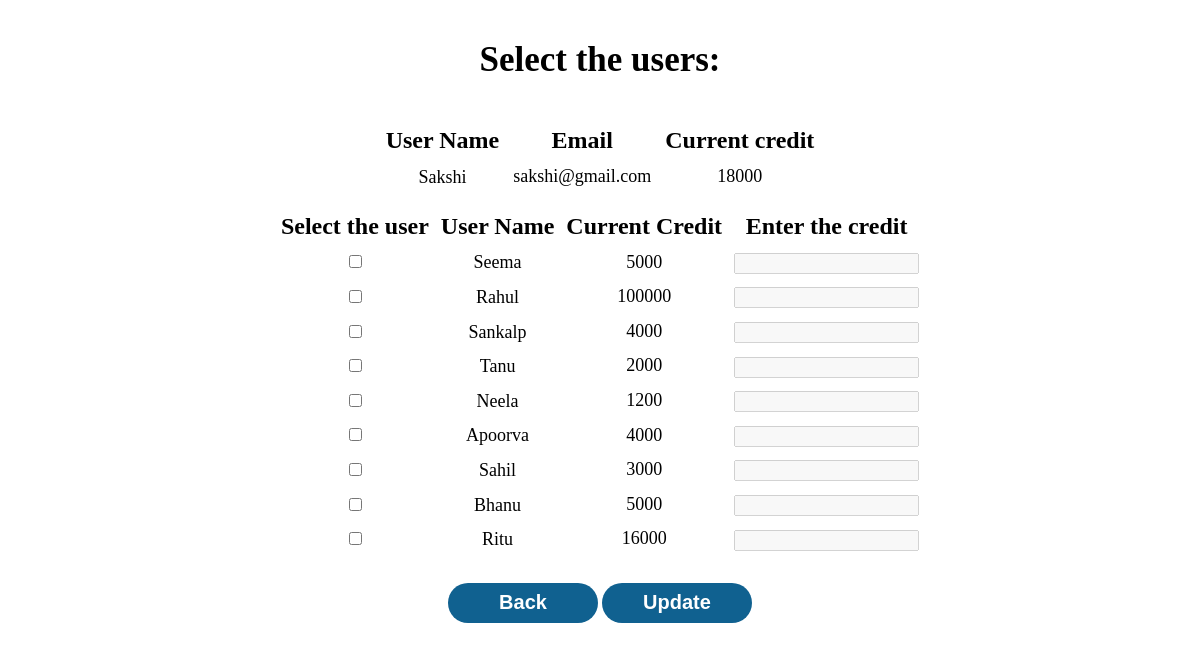
The page /select.php?details=3 on the database its author committed.
### tables this page shows
CREATE TABLE `user` (
  `id` int(10) NOT NULL,
  `name` text NOT NULL,
  `email` varchar(101) NOT NULL,
  `currentcredit` int(40) NOT NULL
);

### d.php (called while the page is built)
<?php
$conn = mysqli_connect('localhost','root','','credit');
$query = 'SELECT * FROM user';
$result = mysqli_query($conn,$query);
?>

### select.php (the view, shortened to what this page needs)
<?php
	include_once('d.php');
			?>
<!doctype html>
<html>
	<head>
	</head>
	<body>
	<center>
	<p style="margin-top:40px;font-size:35px;font-weight:bold;">Select the users:</p>
	<table>
	<tr><th>User Name</th>
	<th>Email</th>
	<th>Current credit</th></tr>
	<tr>
	<?php
	$x = @$_GET['details'].'-';
$rec=@$_GET['details'];
$quer="SELECT * from user where id='$rec'";
$run1=mysqli_query($conn,$quer);
	$rows = mysqli_fetch_array($run1);
	?>
	<td><?php echo  $rows['name']; ?> </td>
	<td><label name="view" id="inp" >
<option value="<?php echo $rows['email']; ?>" ><?php echo $rows['email']; ?></option>
</label></td>
<td>
<label name="view" id="inp" >
<option value="<?php $x = $x.$rows['currentcredit']; $rows['currentcredit']; ?>" ><?php ;echo $rows['currentcredit']; ?></option>
</label>
</td>
	</tr></table>
	<form method='POST' action="select.php">
	<table>
	<tr>
	<th>Select the user</th>
	<th>User Name</th>
	<th>Current Credit</th>
	<th>Enter the credit</th>
	</tr>
		<?php
		while($rows = mysqli_fetch_array($result)){
			if ($rows['id'] == $rec)
					continue;
			?>
		<tr>
		<td><input type="checkbox" class="check" name="check" id="<?php echo 'check'.$rows['id'];?>" value="<?php echo $rows['id'];?>">
		</td>
		<td><?php echo $rows['name']; ?></td>
		<td><label name="current" >
		<option value="<?php echo $rows[3]; ?>" ><?php echo $rows[3]; ?></option>
		</label></td>
		<td><input type="number" name="cred" id="<?php echo 'id'.$rows['id'];?>" disabled></td>
		<?php } ?>
		</tr>
		</table>
		<button type="button" class="but"><a href="view.php">Back</a></button>
		<input type='button' class="but" value=" Update " id="transfer"/>
	</form>
	</body>
</html>

### select.php (style rules this page uses)
table,td,th { text-align:center; padding:5px; }
th { font-size:24px; }
td { font-size:18px; }
#inp { color:black; height:28px; width:140px; }
.but { border-radius:100px; margin-top:20px; font-size:20px; border:none; height:40px; width:150px; font-weight:bold; color:white; background:rgb(16,97,144); line-height:25px; text-align:center; }
#inp { color:black; height:28px; width:200px; font-weight:bold; }
a { text-decoration:none;color:white; }

### rows shown on the page
user: name "Sakshi"
user: name "Seema", $rows[3] 5000 (drawn)
user: name "Rahul", $rows[3] 100000 (drawn)
user: name "Sankalp", $rows[3] 4000 (drawn)
user: name "Tanu", $rows[3] 2000 (drawn)
user: name "Neela", $rows[3] 1200 (drawn)
user: name "Apoorva", $rows[3] 4000 (drawn)
user: name "Sahil", $rows[3] 3000 (drawn)
user: name "Bhanu", $rows[3] 5000 (drawn)
user: name "Ritu", $rows[3] 16000 (drawn)
